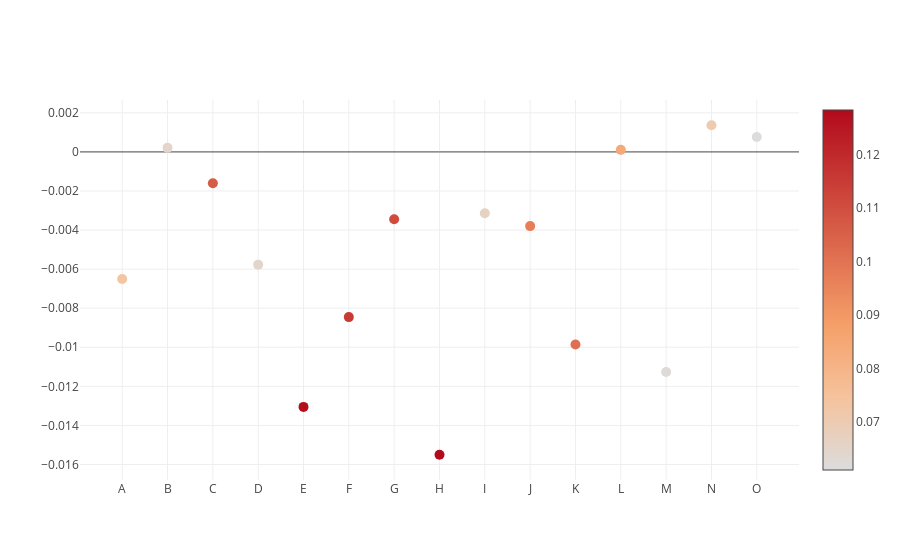

Notebook cell for this chart:
### Code cell
#error의 평균 및 std값 visualization
#Plotly PLot
import plotly.offline as py
import plotly.graph_objs as go
py.init_notebook_mode(connected=True)

x = summary.columns
y = summary.iloc[1,:]

c = summary.iloc[2,:]
# s = xy['E']  + 2 
data=[
    go.Scatter(x=x,y=y,
                mode = 'markers',
                marker = dict(
                size = 10,
                color= c,
                showscale=True
                ),
                )
]
layout=go.Layout()
figure=go.Figure(data=data,layout=layout)
py.iplot(figure)

### Figure 1 — Plotly figure (JSON) as saved in the notebook; plotly's stock layout.template omitted (floating-point values rounded to 4 significant figures)
{"data": [{"marker": {"color": [0.07353, 0.06462, 0.1063, 0.06483, 0.1274, 0.1152, 0.1106, 0.1284, 0.06633, 0.09704, 0.1011, 0.0844, 0.06191, 0.07062, 0.06096], "showscale": true, "size": 10}, "mode": "markers", "type": "scatter", "uid": "7cd5aeca-ba2e-11e8-8c71-00e04c5f425b", "x": ["A", "B", "C", "D", "E", "F", "G", "H", "I", "J", "K", "L", "M", "N", "O"], "y": [-0.006509, 0.0002074, -0.001607, -0.005771, -0.01305, -0.008457, -0.003445, -0.0155, -0.003139, -0.003798, -0.009862, 0.000104, -0.01127, 0.001364, 0.0007649]}], "layout": {}}
